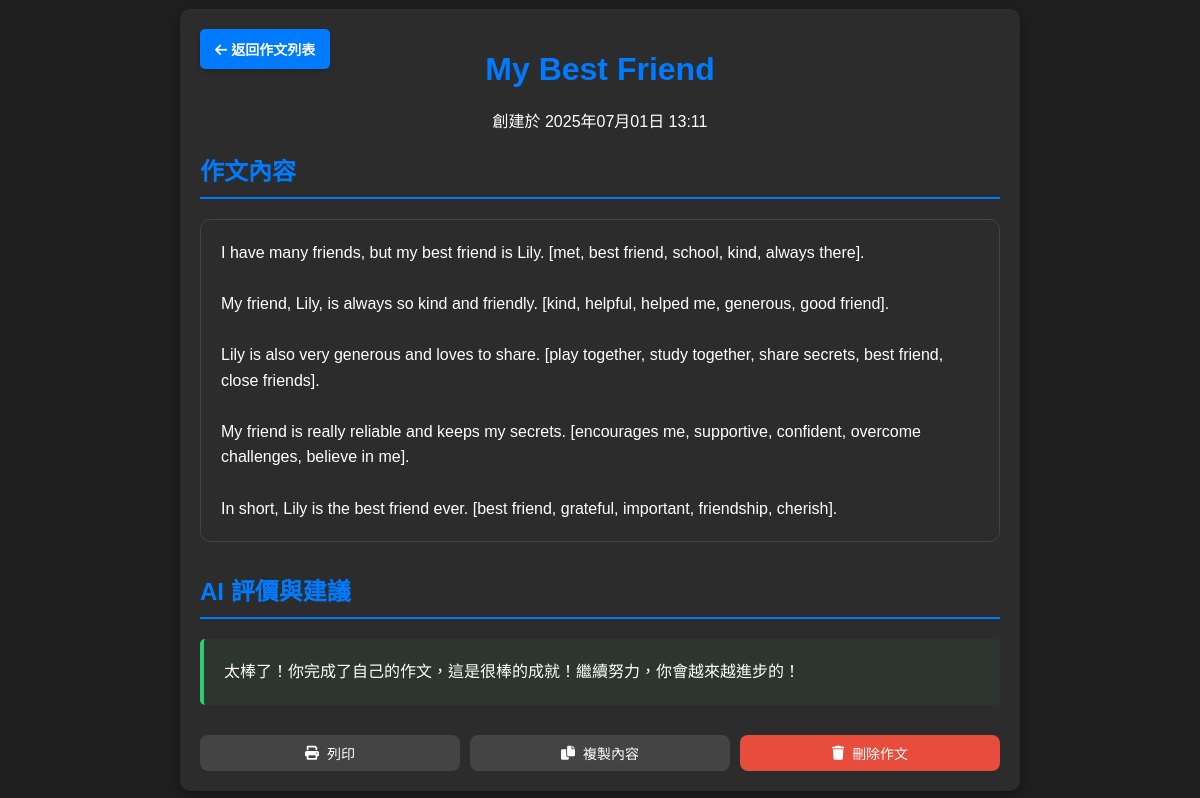
The app's page /composition/view/1 (signed in) with its own data.
### models.py (models this page shows)
class Composition(db.Model):
    __tablename__ = 'compositions'
    id = db.Column(db.Integer, primary_key=True)
    user_id = db.Column(db.Integer, db.ForeignKey('users.id'), nullable=False)
    title = db.Column(db.String(200), nullable=False)
    content = db.Column(db.Text, nullable=False)
    ai_feedback = db.Column(db.Text, nullable=True)
    timestamp = db.Column(db.DateTime, default=datetime.utcnow)
    user = db.relationship('User', backref=db.backref('compositions', lazy=True))

### app.py (the view)
@app.route("/composition/view/<int:composition_id>")
@login_required
def view_composition(composition_id):
    composition = Composition.query.filter_by(
        id=composition_id,
        user_id=current_user.id
    ).first()
    if not composition:
        flash('作文不存在或無權限查看', 'error')
        return redirect(url_for('composition'))
    return render_template('composition_view.html', composition=composition)

### app.py (called while the page is built)
@login_manager.user_loader
def load_user(user_id):
    return db.session.get(User, int(user_id))

### templates/composition_view.html (shortened to what this page needs)
<!DOCTYPE html>
<html lang="zh-TW">
<head>
    <link rel="stylesheet" href="{{ url_for('static', filename='css/composition.css') }}">
    <link rel="stylesheet" href="https://cdnjs.cloudflare.com/ajax/libs/font-awesome/6.0.0/css/all.min.css">
</head>
<body>
    <div class="container">
        <header>
            <div class="header-nav">
                <a href="{{ url_for('composition') }}" class="back-button">
                    <i class="fas fa-arrow-left"></i> 返回作文列表
                </a>
            </div>
            <h1>{{ composition.title }}</h1>
            <p class="subtitle">創建於 {{ composition.timestamp.strftime('%Y年%m月%d日 %H:%M') }}</p>
        </header>
        <main>
            <div class="composition-view">
                <div class="composition-content">
                    <h2>作文內容</h2>
                    <div class="essay-display">
                        {{ composition.content|replace('\n', '<br>')|safe }}
                    </div>
                </div>
                {% if composition.ai_feedback %}
                <div class="ai-feedback">
                    <h2>AI 評價與建議</h2>
                    <div class="feedback-display">
                        {{ composition.ai_feedback|replace('\n', '<br>')|safe }}
                    </div>
                </div>
                {% endif %}
                <div class="composition-actions">
                    <button onclick="printComposition()" class="btn btn-secondary">
                        <i class="fas fa-print"></i> 列印
                    </button>
                    <button onclick="copyToClipboard()" class="btn btn-secondary">
                        <i class="fas fa-copy"></i> 複製內容
                    </button>
                    <button onclick="deleteComposition()" class="btn btn-danger">
                        <i class="fas fa-trash"></i> 刪除作文
                    </button>
                </div>
            </div>
        </main>
    </div>
</body>
</html>

### static/css/composition.css (style rules this page uses)
:root { --primary-color: #007BFF; --secondary-color: #2c2c2c; --text-color: #fff; --border-color: #444; --success-color: #2ECC71; --error-color: #E74C3C; --background-color: #1e1e1e; --card-background: #2c2c2c; --hover-color: #0056b3; }
body { margin: 0; font-family: Arial, sans-serif; background-color: #1e1e1e; color: #fff; display: flex; align-items: center; justify-content: center; min-height: 100vh; animation: fadeInBody 1s ease-in-out; }
.container { width: 800px; background-color: var(--secondary-color); padding: 20px; border-radius: 10px; box-shadow: 0 4px 8px rgba(0, 0, 0, 0.3); animation: slideUp 0.8s ease-out; position: relative; }
h1, h3 { color: var(--primary-color); text-align: center; margin-bottom: 20px; animation: fadeInText 1.2s ease-in-out; }
p { text-align: center; justify-content: center; animation: fadeInText 1.4s ease-in-out; }
button { width: 100%; padding: 10px; background-color: var(--primary-color); border: none; border-radius: 5px; color: #fff; font-size: 16px; cursor: pointer; animation: fadeInButton 1.6s ease-in-out; }
.back-button { position: absolute; top: 20px; left: 20px; padding: 10px 15px; background-color: var(--primary-color); color: #fff; text-decoration: none; font-size: 14px; font-weight: bold; border-radius: 5px; box-shadow: 0 2px 4px rgba(0, 0, 0, 0.2); transition: background-color 0.3s ease, transform 0.2s ease; animation: fadeInBackButton 1.8s ease-in-out; }
.header-nav { display: flex; justify-content: space-between; align-items: center; margin-bottom: 20px; }
.btn { display: inline-flex; align-items: center; gap: 8px; padding: 12px 24px; border: none; border-radius: 8px; text-decoration: none; font-size: 16px; font-weight: 500; cursor: pointer; transition: all 0.3s ease; }
.btn-secondary { background-color: var(--border-color); color: white; }
.btn-danger { background-color: var(--error-color); color: white; }
.composition-actions { display: flex; gap: 10px; }
.composition-actions .btn { flex: 1; justify-content: center; font-size: 14px; padding: 8px 16px; }
.essay-display, .evaluation-display { background: var(--card-background); padding: 20px; border-radius: 10px; margin: 15px 0; line-height: 1.6; border: 1px solid var(--border-color); }
.composition-view { max-width: 100%; }
.composition-content, .ai-feedback { margin-bottom: 30px; }
.composition-content h2, .ai-feedback h2 { color: var(--primary-color); border-bottom: 2px solid var(--primary-color); padding-bottom: 10px; margin-bottom: 20px; }
.feedback-display { background: rgba(46, 204, 113, 0.05); border-left: 4px solid var(--success-color); padding: 20px; border-radius: 5px; line-height: 1.6; }

### records on screen
Composition: title "My Best Friend", timestamp "2025年07月01日 13:11", content "I have many friends, but my best friend is Lily. [met, best friend, school, kind, always there]. My friend, Lily, is always so kind and friendly. [kind, helpful, helped me, generous, good friend]. Lily is also very generous and loves to share. [play together, study together, share secrets, best friend, close friends]. My friend is really reliable and keeps my secrets. [encourages me, supportive, confident, overcome challenges, believe in me]. In short, Lily is the best friend ever. [best friend, grateful, important, friendship, cherish].", ai_feedback "太棒了！你完成了自己的作文，這是很棒的成就！繼續努力，你會越來越進步的！"
